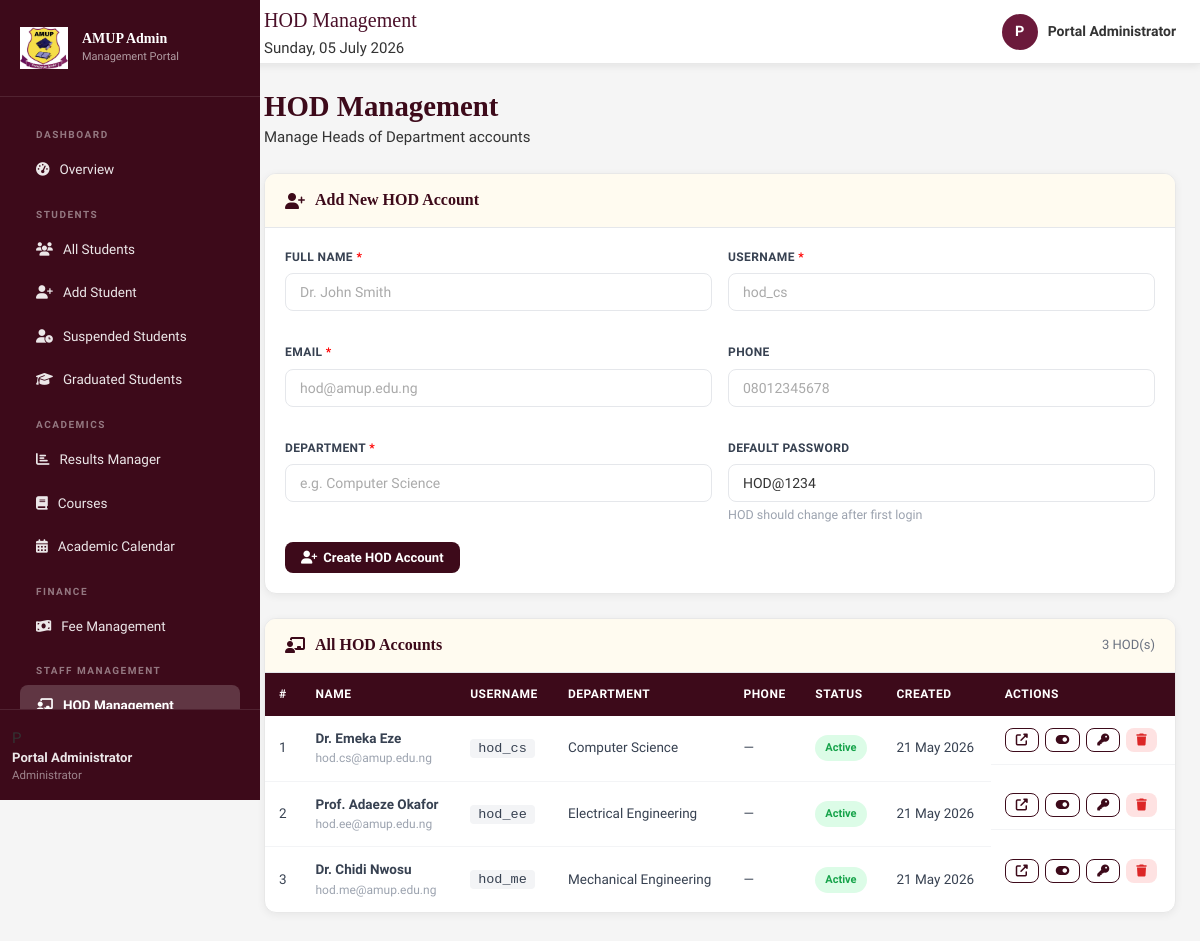
Page /admin/hod.php (signed in) on the committed database.
### tables this page shows
CREATE TABLE `hods` (
  `id` int(11) NOT NULL,
  `full_name` varchar(150) NOT NULL,
  `email` varchar(150) NOT NULL,
  `username` varchar(60) DEFAULT NULL,
  `password` varchar(255) NOT NULL,
  `department` varchar(150) NOT NULL,
  `phone` varchar(20) DEFAULT NULL,
  `status` enum('active','inactive') DEFAULT 'active',
  `created_at` timestamp NOT NULL DEFAULT current_timestamp()
);

### admin/hod.php (the view, shortened to what this page needs)
<?php
require_once '../includes/config.php';
$hods = $conn->query("SELECT * FROM hods ORDER BY department ASC");
?>
<!DOCTYPE html>
<html lang="en">
<head>
<link href="https://cdnjs.cloudflare.com/ajax/libs/font-awesome/6.5.0/css/all.min.css" rel="stylesheet">
<link rel="stylesheet" href="../assets/css/style.css">
</head>
<body>
<?php include '../includes/topbar.php'; ?>
<?php include '../includes/admin_sidebar.php'; ?>
<div class="main-content">
  <div class="page-header">
    <h1>HOD Management</h1>
    <p>Manage Heads of Department accounts</p>
  </div>
  <div class="card" style="margin-bottom:24px;">
    <div class="card-header"><h3><i class="fas fa-user-plus"></i> Add New HOD Account</h3></div>
    <div class="card-body">
      <form method="POST">
        <div style="display:grid;grid-template-columns:1fr 1fr;gap:16px;">
          <div class="form-group">
            <label>Full Name <span style="color:red;">*</span></label>
            <input type="text" name="full_name" class="form-control"
                   placeholder="Dr. John Smith" required>
          </div>
          <div class="form-group">
            <label>Username <span style="color:red;">*</span></label>
            <input type="text" name="username" class="form-control"
                   placeholder="hod_cs" required>
          </div>
          <div class="form-group">
            <label>Email <span style="color:red;">*</span></label>
            <input type="email" name="email" class="form-control"
                   placeholder="hod@amup.edu.ng" required>
          </div>
          <div class="form-group">
            <label>Phone</label>
            <input type="text" name="phone" class="form-control"
                   placeholder="08012345678">
          </div>
          <div class="form-group">
            <label>Department <span style="color:red;">*</span></label>
            <input type="text" name="department" class="form-control"
                   list="dept-list" placeholder="e.g. Computer Science" required>
          </div>
          <div class="form-group">
            <label>Default Password</label>
            <input type="text" name="password" class="form-control" value="HOD@1234">
            <small style="color:#9ca3af;">HOD should change after first login</small>
          </div>
        </div>
        <button type="submit" class="btn btn-primary">
          <i class="fas fa-user-plus"></i> Create HOD Account
        </button>
      </form>
    </div>
  </div>
  <div class="card">
    <div class="card-header" style="display:flex;justify-content:space-between;align-items:center;">
      <h3><i class="fas fa-chalkboard-teacher"></i> All HOD Accounts</h3>
      <span style="font-size:13px;color:#6b7280;"><?= $hods->num_rows ?> HOD(s)</span>
    </div>
    <div class="card-body" style="padding:0;">
      <?php if ($hods->num_rows === 0): ?>
        <div style="padding:32px;text-align:center;color:#9ca3af;">
          <i class="fas fa-chalkboard-teacher" style="font-size:48px;margin-bottom:16px;display:block;"></i>
          No HOD accounts yet. Add one above.
        </div>
      <?php else: ?>
      <table class="data-table">
        <thead>
          <tr>
            <th>#</th>
            <th>Name</th>
            <th>Username</th>
            <th>Department</th>
            <th>Phone</th>
            <th>Status</th>
            <th>Created</th>
            <th>Actions</th>
          </tr>
        </thead>
        <tbody>
          <?php $i=1; while($h = $hods->fetch_assoc()): ?>
          <tr>
            <td><?= $i++ ?></td>
            <td>
              <div style="font-weight:600;"><?= htmlspecialchars($h['full_name']) ?></div>
              <div style="font-size:12px;color:#9ca3af;"><?= $h['email'] ?></div>
            </td>
            <td>
             <code style="background:#f3f4f6;padding:2px 8px;border-radius:4px;">
  <?= $h['username'] ?? '—' ?>
</code>
            </td>
            <td><?= htmlspecialchars($h['department']) ?></td>
            <td><?= $h['phone'] ?: '—' ?></td>
            <td>
              <span class="badge badge-<?= $h['status']==='active'?'success':'danger' ?>">
                <?= ucfirst($h['status']) ?>
              </span>
            </td>
            <td><?= date('d M Y', strtotime($h['created_at'])) ?></td>
            <td style="display:flex;gap:6px;flex-wrap:wrap;">
              <a href="../hod/dashboard.php" target="_blank"
                 class="btn btn-sm btn-outline" title="View HOD Portal">
                <i class="fas fa-external-link-alt"></i>
              </a>
              <a href="hod.php?toggle=<?= $h['id'] ?>"
                 class="btn btn-sm btn-outline"
                 title="<?= $h['status']==='active'?'Deactivate':'Activate' ?>">
                <i class="fas fa-toggle-<?= $h['status']==='active'?'on':'off' ?>"></i>
              </a>
              <a href="hod.php?reset=<?= $h['id'] ?>"
                 class="btn btn-sm btn-outline" title="Reset Password"
                 onclick="return confirm('Reset password for <?= htmlspecialchars($h['full_name']) ?>?')">
                <i class="fas fa-key"></i>
              </a>
              <a href="hod.php?delete=<?= $h['id'] ?>"
                 class="btn btn-sm btn-danger" title="Delete"
                 onclick="return confirm('Delete <?= htmlspecialchars($h['full_name']) ?>?')">
                <i class="fas fa-trash"></i>
              </a>
            </td>
          </tr>
          <?php endwhile; ?>
        </tbody>
      </table>
      <?php endif; ?>
    </div>
  </div>
</div>
</body>
</html>

### rows in the picture
hods: full_name "Dr. Emeka Eze", email "hod.cs@amup.edu.ng", username "hod_cs", department "Computer Science", phone "—", status "Active", created_at "21 May 2026"
hods: full_name "Prof. Adaeze Okafor", email "hod.ee@amup.edu.ng", username "hod_ee", department "Electrical Engineering", phone "—", status "Active", created_at "21 May 2026"
hods: full_name "Dr. Chidi Nwosu", email "hod.me@amup.edu.ng", username "hod_me", department "Mechanical Engineering", phone "—", status "Active", created_at "21 May 2026"

### other values in the picture
$pageTitle "HOD Management"
substr($name, 0, 1) "P"
$name "Portal Administrator"
substr($_SESSION['admin_name'], 0, 1) "P"
$_SESSION['admin_name'] "Portal Administrator"
$hods->num_rows "3"
